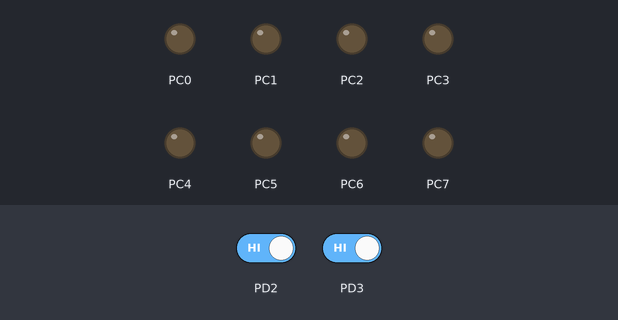
Bench run of a program on a simulated ATmega32, built with avr-gcc and emulated at 16 MHz. Parts: output pins drawn as LEDs (lit = HIGH). Dashed ring = blinking. The inputs (shaded band) are chosen by the test bench; at power-on: PD2 HIGH, PD3 HIGH.

Above: at 2.3 s.
2.4 s: PD2 driven LOW
At 4.9 s:
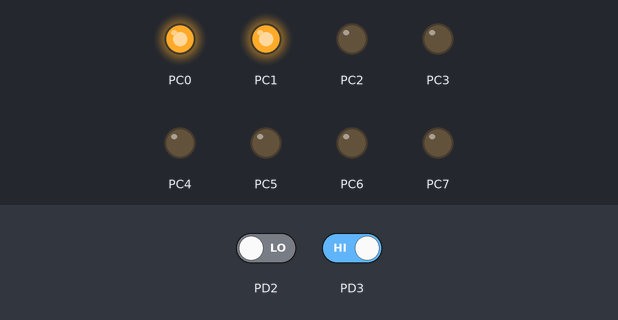
5.5 s: PD2 driven HIGH
At 6.0 s:
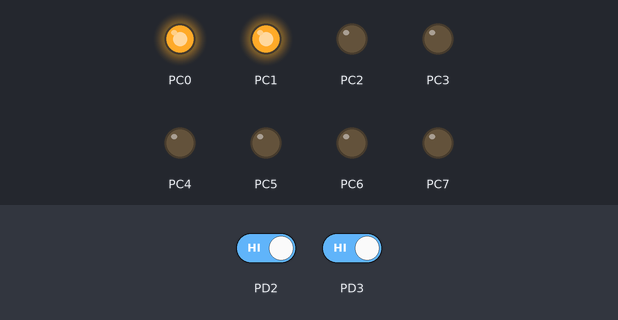
7.0 s: PD3 driven LOW
At 8.8 s:
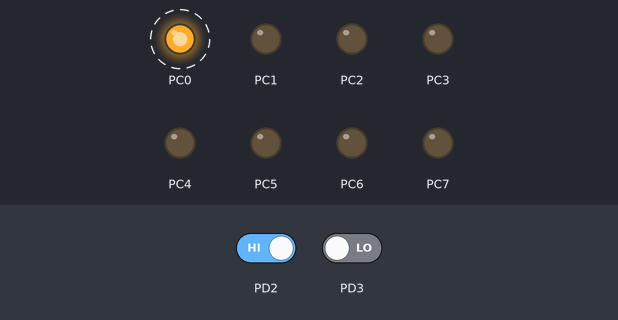
10.1 s: PD3 driven HIGH
At 10.1 s:
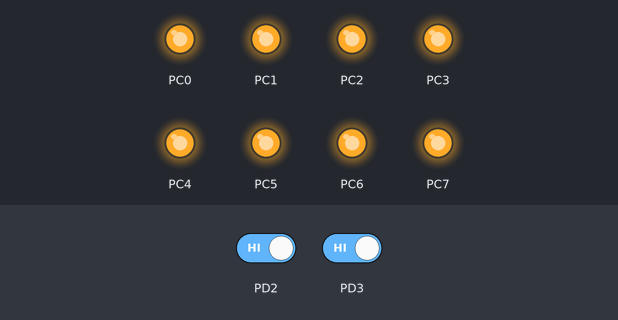
11.6 s: PD3 driven LOW
At 13.8 s:
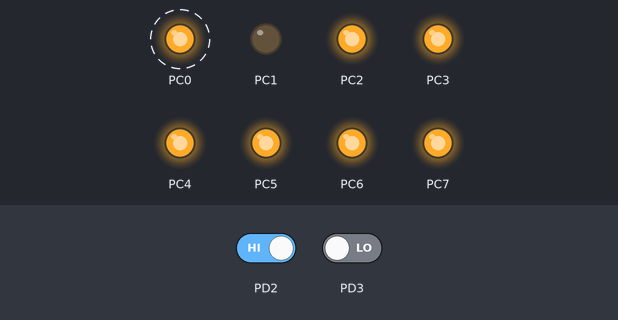
Timing chart, 0 to 27.5 s (numbered marks = the images above; inputs shaded):
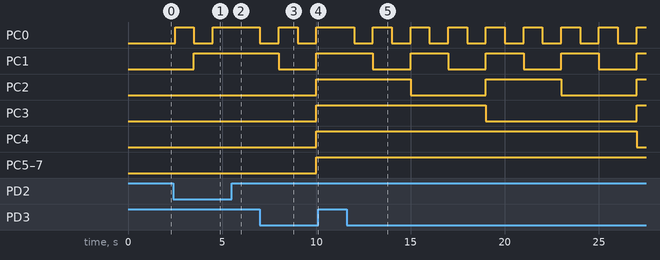

The program:

main.c
```c
/*
 * main.c
 *
 * Created: 2/27/2024 5:29:16 PM
 *  Author: mohaned
 */

// #include <xc.h>
#define F_CPU 16000000ul
#include <avr/io.h>
#include <util/delay.h>
int main(void)
{
	MCUCSR|=1<<JTD;
	MCUCSR|=1<<JTD;
	unsigned char a=0;
	DDRC=0xFF;
	DDRD=0x00;
    while(1)
    {
		PORTC=a;
		_delay_ms(500);
		if (!((PIND>>2)&1))
		{
			a++;
			PORTC=a;
			_delay_ms(500);
		}
		if (!((PIND>>3)&1))
		{
			a--;
			PORTC=a;
			_delay_ms(500);
		}
    }
}
```

Measured:
- after the input at 2.4 s, PC0: LOW → HIGH after 0.10 s, → LOW 1.0 s later, → HIGH 1.0 s later; PC1: LOW → HIGH after 1.1 s
- after the input at 5.5 s, PC0, PC1: stays HIGH (without the input it goes to LOW after 0.00 s); PC2: stays LOW (without the input it goes to HIGH after 0.00 s)
- after the input at 7.0 s, PC0: alternates HIGH for 1.0 s and LOW for 1.0 s, starting at once; PC1: HIGH → LOW after 1.0 s, → HIGH 2.0 s later; PC2–7: LOW → HIGH after 3.0 s
- after the input at 10.1 s, PC0: stays HIGH (without the input it goes to LOW after 0.90 s)
- after the input at 11.6 s, PC0: alternates HIGH for 1.0 s and LOW for 1.0 s, starting after 0.40 s; PC1: alternates HIGH for 2.0 s and LOW for 2.0 s, starting after 1.4 s; PC2: alternates HIGH for 4.0 s and LOW for 4.0 s, starting after 3.4 s; PC3: HIGH → LOW after 7.4 s, → HIGH 8.0 s later; PC4: HIGH → LOW after 15.4 s
